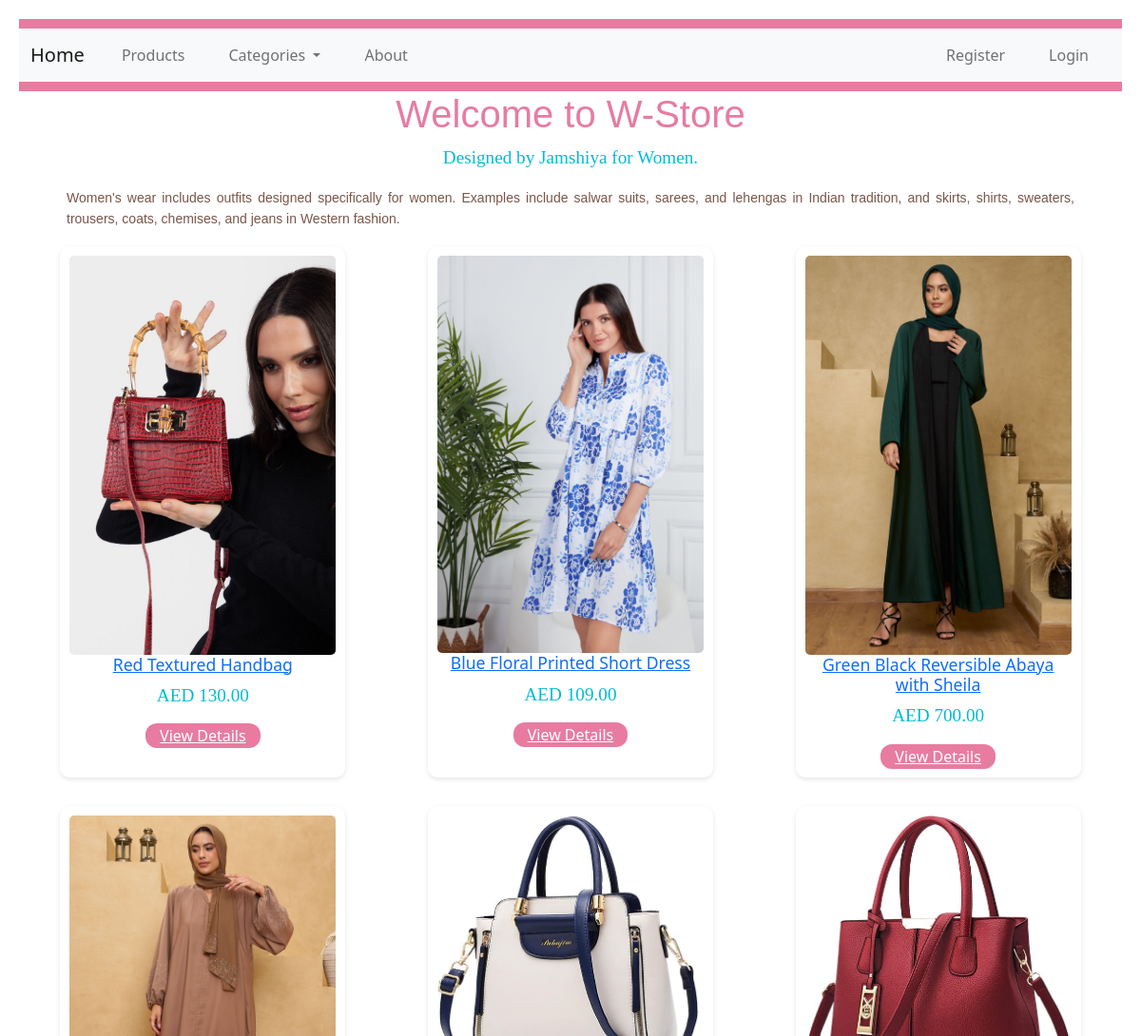
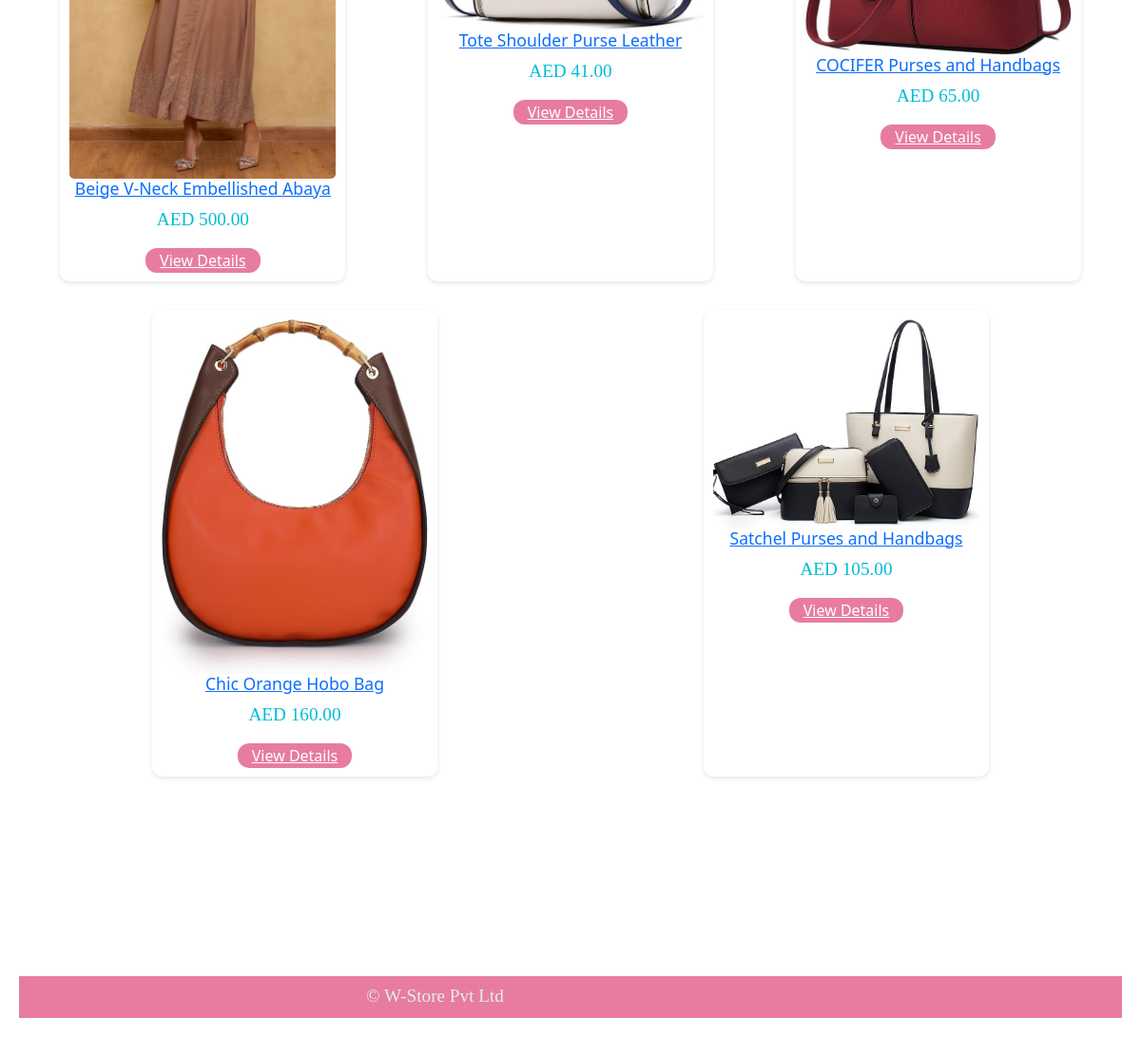
The page / on the database its author committed (2 pictures, top to bottom).
### e_shop/models.py (models this page shows, shortened)
class Product(models.Model):
    name = models.CharField(max_length=100)
    description = models.TextField(blank=True)
    price = models.DecimalField(max_digits=10, decimal_places=2)
    sub_category_id = models.ForeignKey(SubCategory, on_delete=models.CASCADE)
    create_at = models.DateTimeField(auto_now_add=True)
    update_at = models.DateTimeField(auto_now=True)
    image = models.ImageField(upload_to='Product', height_field=None, width_field=None, max_length=100)
    available_stock = models.IntegerField()

### e_shop/views.py (the view)
# urls.py: path('', views.home, name="home"),
def home(request):
    if request.user.is_authenticated:
        products = Product.objects.all()
        categories = Category.objects.all()
        return render(request, 'home.html',
                      {'products': products, 'categories': categories, 'message': 'Welcome, you are logged in!'})
    else:
        products = Product.objects.all()
        categories = Category.objects.all()
        return render(request, 'home.html',
                      {'products': products, 'categories': categories, 'message': 'Hello, Guest! Please log in.'})

### templates/home.html (shortened to what this page needs)
{% extends 'base.html' %}
{% block content %}
<h1>Welcome to W-Store</h1>
<p>Designed by Jamshiya for Women.</p>
<p1><small>Women's wear includes outfits designed specifically for women. Examples include salwar suits, sarees, and lehengas in Indian tradition, and skirts, shirts, sweaters, trousers, coats, chemises, and jeans in Western fashion.
 </small></p1>
<div class="product-grid">
    {% for product in products %}
    <div class="product-item">
        <img src="{{ product.image.url }}" alt="{{ product.name }}">
        <h3 id="h3ID"><a href="{% url 'product_detail' product.id %}">{{ product.name }}</a></h3>
        <p>AED {{ product.price }}</p>
        <a href="{% url 'product_detail' product.id %}" class="addTOCart">View Details</a>
    </div>
    {% endfor %}
</div>
{% endblock %}

### templates/base.html (shortened to what this page needs)
<!DOCTYPE html>
<html lang="en">
<head>
    {% load static %}
<link href="https://cdn.jsdelivr.net/npm/bootstrap@5.1.3/dist/css/bootstrap.min.css" rel="stylesheet">
    <link rel="stylesheet" href="{% static 'css/styles.css' %}">
</head>
<body>
    <main>
        {% include 'navbar.html' %}
        {% block content %}{% endblock %}
        {% include 'footer.html' %}
    </main>
<link href="https://cdn.jsdelivr.net/npm/bootstrap@5.1.3/dist/css/bootstrap.min.css" rel="stylesheet">
</body>
</html>

### templates/navbar.html (shortened to what this page needs)
<header>
    <nav class="navbar navbar-expand-lg navbar-light bg-light">
        <div class="container-fluid">
            <a class="navbar-brand" href="/">Home</a>
            <div class="collapse navbar-collapse" id="navbarNav">
                <ul class="navbar-nav">
                    <li class="nav-item">
                        <a class="nav-link" href="/product_list">Products</a>
                    </li>
                    <li class="nav-item dropdown">
                        <a class="nav-link dropdown-toggle" href="#" id="navbarDropdown" role="button" data-bs-toggle="dropdown" aria-expanded="false">
                            Categories
                        </a>
                    </li>
                    <li class="nav-item">
                        <a class="nav-link" href="/about">About</a>
                    </li>
                </ul>
                <ul class="navbar-nav ms-auto">
                    {% if user.is_authenticated %}
                         <p>Welcome, <br>{{ user.first_name }}!</p>
                    <li class="nav-item"><a class="nav-link" href="/cart/">Cart</a></li>
                    <li class="nav-item"><a class="nav-link" href="/signout/">Logout</a></li>
                    {% else %}
                        <li class="nav-item"><a class="nav-link" href="/signup/">Register</a></li>
                        <li class="nav-item"><a class="nav-link" href="/signin/">Login</a></li>
                    {% endif %}
                </ul>
            </div>
        </div>
    </nav>
</header>

### templates/footer.html
<footer id="footerID" class="pt-2 pb-2 bg-dark text-light position:fixed bottom:0px;">
    <div class="container">
        <div class="row">
            <div class="col-12 col-md-9 mt-4 md-0 pl-15 text-center">
        <p id="FooterPara">&copy W-Store Pvt Ltd</p>
                </div>
            </div>
    </div>
</footer>

### static/css/styles.css (style rules this page uses)
* { margin: 0; padding: 0; box-sizing: border-box; }
body { font-family: Arial, sans-serif; background-color: #f5f5f5; }
header { background-color: #e77ca0; color: white; padding: 10px 0; }
nav ul { display: flex; justify-content: center; list-style: none; }
nav ul li { margin: 0 15px; }
nav ul li a { color: white; text-decoration: none; }
main { padding: 20px; text-align: center; }
.product-grid { display: flex; flex-wrap: wrap; justify-content: space-around; }
.product-item { background-color: white; border-radius: 10px; padding: 10px; margin: 15px; width: 300px; box-shadow: 0 2px 5px rgba(0, 0, 0, 0.1); }
.product-item img { width: 100%; height: auto; border-radius: 5px; }
#footerID { background-color: #e77ca0 !important; margin-top: 195px; margin-bottom: 0px; }
#FooterPara { font-family: 'Georgia', serif; font-size: 1.2em; line-height: 1.5; color: #e6eced; text-align: center; margin-top: -25px; margin-bottom: 0px; }
#h3ID { font-size: 1.10rem; }
.addTOCart { background-color: #e77ca0; color: #fff; border: none; padding: 2px 15px; font-size: 16px; border-radius: 12px; cursor: pointer; transition: background-color 0.3s ease; }
nav ul { display: flex; justify-content: space-between; align-items: center; list-style: none; padding: 0; margin: 0; }
nav ul li a { text-decoration: none; color: white; }
h1 { font-family: 'Arial', sans-serif; font-size: 2.5em; text-align: center; color: #e77ca0; margin-top: 30px; }
p { font-family: 'Georgia', serif; font-size: 1.2em; line-height: 1.5; color: #00BCD4; text-align: center; margin-top: -5px; }
small { font-family: 'Verdana', sans-serif; font-size: -0.1em; color: #795548; text-align: justify; display: block; margin: 2px 50px; line-height: 1.6; }

### rows shown on the page
Product: image (picture), name "Red Textured Handbag", price "130.00"
Product: image (picture), name "Blue Floral Printed Short Dress", price "109.00"
Product: image (picture), name "Green Black Reversible Abaya with Sheila", price "700.00"
Product: image (picture), name "Beige V-Neck Embellished Abaya", price "500.00"
Product: image (picture), name "Tote Shoulder Purse Leather", price "41.00"
Product: image (picture), name "COCIFER Purses and Handbags", price "65.00"
Product: image (picture), name "Chic Orange Hobo Bag", price "160.00"
Product: image (picture), name "Satchel Purses and Handbags", price "105.00"
